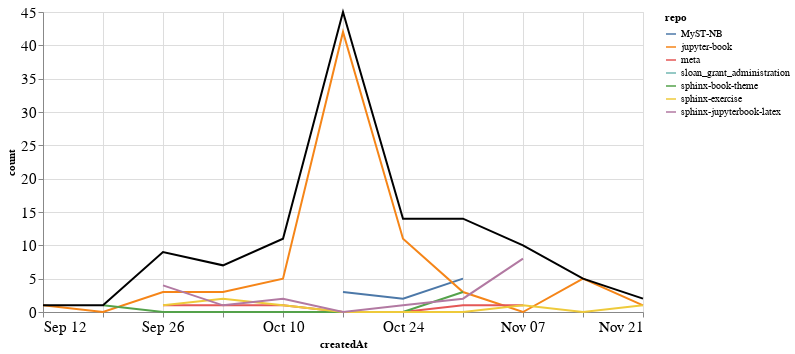

Notebook cell for this chart:
### Markdown cell above
### Comments

### Code cell
comments_time = comments.groupby('repo').resample('W', on='createdAt').count()['author'].reset_index()
comments_time = comments_time.rename(columns={'author': 'count'})
comments_time_total = comments_time.groupby('createdAt').agg({"count": "sum"}).reset_index()
ch1 = alt.Chart(comments_time, width=600).mark_line().encode(
    x='createdAt',
    y='count',
    color='repo',
    tooltip="repo"
)

ch2 = alt.Chart(comments_time_total, width=600).mark_line(color="black").encode(
    x='createdAt',
    y='count',
)

ch1 + ch2

### Figure 1 — Vega-Lite specification as saved in the notebook (floating-point values rounded to 4 significant figures)
{"config": {"axisLeft": {"labelFontSize": 15}, "axisBottom": {"labelFontSize": 15}}, "layer": [{"data": {"name": "data-8e199e931db1e067a4c9d1c24f50d084"}, "mark": "line", "encoding": {"color": {"type": "nominal", "field": "repo"}, "tooltip": {"type": "nominal", "field": "repo"}, "x": {"type": "temporal", "field": "createdAt"}, "y": {"type": "quantitative", "field": "count"}}, "width": 600}, {"data": {"name": "data-ce83774158489004c37d03c78b7ba63a"}, "mark": {"type": "line", "color": "black"}, "encoding": {"x": {"type": "temporal", "field": "createdAt"}, "y": {"type": "quantitative", "field": "count"}}, "width": 600}], "$schema": "https://vega.github.io/schema/vega-lite/v4.8.1.json", "datasets": {"data-8e199e931db1e067a4c9d1c24f50d084": [{"repo": "MyST-NB", "createdAt": "2021-10-17T00:00:00", "count": 3}, {"repo": "MyST-NB", "createdAt": "2021-10-24T00:00:00", "count": 2}, {"repo": "MyST-NB", "createdAt": "2021-10-31T00:00:00", "count": 5}, {"repo": "jupyter-book", "createdAt": "2021-09-12T00:00:00", "count": 1}, {"repo": "jupyter-book", "createdAt": "2021-09-19T00:00:00", "count": 0}, {"repo": "jupyter-book", "createdAt": "2021-09-26T00:00:00", "count": 3}, {"repo": "jupyter-book", "createdAt": "2021-10-03T00:00:00", "count": 3}, {"repo": "jupyter-book", "createdAt": "2021-10-10T00:00:00", "count": 5}, {"repo": "jupyter-book", "createdAt": "2021-10-17T00:00:00", "count": 42}, {"repo": "jupyter-book", "createdAt": "2021-10-24T00:00:00", "count": 11}, {"repo": "jupyter-book", "createdAt": "2021-10-31T00:00:00", "count": 3}, {"repo": "jupyter-book", "createdAt": "2021-11-07T00:00:00", "count": 0}, {"repo": "jupyter-book", "createdAt": "2021-11-14T00:00:00", "count": 5}, {"repo": "jupyter-book", "createdAt": "2021-11-21T00:00:00", "count": 1}, {"repo": "meta", "createdAt": "2021-09-26T00:00:00", "count": 1}, {"repo": "meta", "createdAt": "2021-10-03T00:00:00", "count": 1}, {"repo": "meta", "createdAt": "2021-10-10T00:00:00", "count": 1}, {"repo": "meta", "createdAt": "2021-10-17T00:00:00", "count": 0}, {"repo": "meta", "createdAt": "2021-10-24T00:00:00", "count": 0}, {"repo": "meta", "createdAt": "2021-10-31T00:00:00", "count": 1}, {"repo": "meta", "createdAt": "2021-11-07T00:00:00", "count": 1}, {"repo": "sloan_grant_administration", "createdAt": "2021-10-10T00:00:00", "count": 2}, {"repo": "sphinx-book-theme", "createdAt": "2021-09-19T00:00:00", "count": 1}, {"repo": "sphinx-book-theme", "createdAt": "2021-09-26T00:00:00", "count": 0}, {"repo": "sphinx-book-theme", "createdAt": "2021-10-03T00:00:00", "count": 0}, {"repo": "sphinx-book-theme", "createdAt": "2021-10-10T00:00:00", "count": 0}, {"repo": "sphinx-book-theme", "createdAt": "2021-10-17T00:00:00", "count": 0}, {"repo": "sphinx-book-theme", "createdAt": "2021-10-24T00:00:00", "count": 0}, {"repo": "sphinx-book-theme", "createdAt": "2021-10-31T00:00:00", "count": 3}, {"repo": "sphinx-exercise", "createdAt": "2021-09-26T00:00:00", "count": 1}, {"repo": "sphinx-exercise", "createdAt": "2021-10-03T00:00:00", "count": 2}, {"repo": "sphinx-exercise", "createdAt": "2021-10-10T00:00:00", "count": 1}, {"repo": "sphinx-exercise", "createdAt": "2021-10-17T00:00:00", "count": 0}, {"repo": "sphinx-exercise", "createdAt": "2021-10-24T00:00:00", "count": 0}, {"repo": "sphinx-exercise", "createdAt": "2021-10-31T00:00:00", "count": 0}, {"repo": "sphinx-exercise", "createdAt": "2021-11-07T00:00:00", "count": 1}, {"repo": "sphinx-exercise", "createdAt": "2021-11-14T00:00:00", "count": 0}, {"repo": "sphinx-exercise", "createdAt": "2021-11-21T00:00:00", "count": 1}, {"repo": "sphinx-jupyterbook-latex", "createdAt": "2021-09-26T00:00:00", "count": 4}, {"repo": "sphinx-jupyterbook-latex", "createdAt": "2021-10-03T00:00:00", "count": 1}, {"repo": "sphinx-jupyterbook-latex", "createdAt": "2021-10-10T00:00:00", "count": 2}, {"repo": "sphinx-jupyterbook-latex", "createdAt": "2021-10-17T00:00:00", "count": 0}, {"repo": "sphinx-jupyterbook-latex", "createdAt": "2021-10-24T00:00:00", "count": 1}, {"repo": "sphinx-jupyterbook-latex", "createdAt": "2021-10-31T00:00:00", "count": 2}, {"repo": "sphinx-jupyterbook-latex", "createdAt": "2021-11-07T00:00:00", "count": 8}], "data-ce83774158489004c37d03c78b7ba63a": [{"createdAt": "2021-09-12T00:00:00", "count": 1}, {"createdAt": "2021-09-19T00:00:00", "count": 1}, {"createdAt": "2021-09-26T00:00:00", "count": 9}, {"createdAt": "2021-10-03T00:00:00", "count": 7}, {"createdAt": "2021-10-10T00:00:00", "count": 11}, {"createdAt": "2021-10-17T00:00:00", "count": 45}, {"createdAt": "2021-10-24T00:00:00", "count": 14}, {"createdAt": "2021-10-31T00:00:00", "count": 14}, {"createdAt": "2021-11-07T00:00:00", "count": 10}, {"createdAt": "2021-11-14T00:00:00", "count": 5}, {"createdAt": "2021-11-21T00:00:00", "count": 2}]}}
